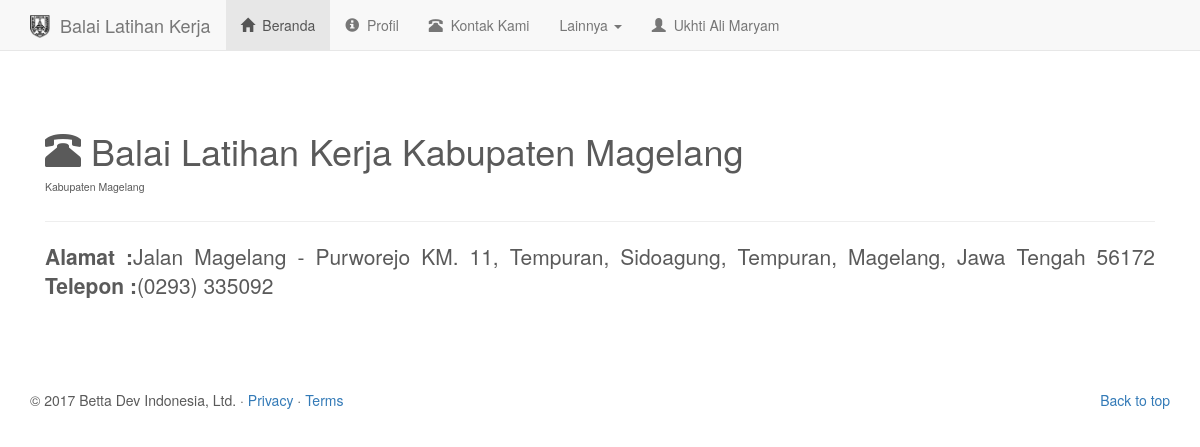
The app's page /user/contact.php (signed in) with its own data.
### tables this page shows
CREATE TABLE IF NOT EXISTS `peserta` (
  `id_peserta` int(11) NOT NULL AUTO_INCREMENT,
  `nama` varchar(100) NOT NULL,
  `id_kejuruan` int(11) NOT NULL,
  `nik` varchar(100) NOT NULL,
  `ttl` text NOT NULL,
  `jk` enum('pria','wanita') NOT NULL,
  `id_agama` int(11) NOT NULL,
  `skawin` enum('Menikah','Belum') NOT NULL,
  `id_pendidikan` int(11) NOT NULL,
  `alamat` varchar(50) NOT NULL,
  `telp` varchar(25) NOT NULL,
  `p_kursus` text,
  `p_kerja` text,
  `nama_ortu` varchar(50) NOT NULL,
  `pk_ortu` varchar(30) NOT NULL,
  `alamat_ortu` varchar(100) NOT NULL,
  `ijazah` varchar(450) NOT NULL,
  `ktp` varchar(450) NOT NULL,
  `tanggalDaftar` date NOT NULL,
  `status_peserta` enum('0','1') NOT NULL,
  PRIMARY KEY (`id_peserta`),
  KEY `id_kejuruan` (`id_kejuruan`),
  KEY `id_agama` (`id_agama`),
  KEY `id_pendidikan` (`id_pendidikan`)
);

CREATE TABLE IF NOT EXISTS `contact` (
  `id` int(11) NOT NULL AUTO_INCREMENT,
  `idAdmin` int(11) DEFAULT NULL,
  `contactHeading` text,
  `contactTelepon` varchar(255) DEFAULT NULL,
  `contactAlamat` varchar(1000) DEFAULT NULL,
  `contactText` text NOT NULL,
  `last_updated` date DEFAULT NULL,
  PRIMARY KEY (`id`),
  KEY `idAdmin` (`idAdmin`)
);

### user/contact.php (called while the page is built, shortened)
<?php
require './config/function.php';
$peserta = getPeserta($_SESSION['id_peserta']);
require './templates/header2.php';
require './templates/contact-container.php';
require './templates/footer.php';
?>

### user/config/function.php (called while the page is built, shortened)
<?php
function getPeserta($id){
	$query = "SELECT * FROM peserta WHERE id_peserta='$id'";
	$sql = mysql_query($query);
	$result = mysql_fetch_assoc($sql);
	return $result;
}
?>

### user/templates/contact-container.php (the view, shortened to what this page needs)
    <?php
    	$query = "SELECT * FROM contact LIMIT 1";
$sql = mysql_query($query);
$result = mysql_fetch_assoc($sql);
    ?>
    <div class="starter-template">
      <h1><i class="glyphicon glyphicon-phone-alt"></i> <?= $result['contactHeading']; ?></h1><sup>Kabupaten Magelang</sup>
      <hr>
      <address class="lead text-justify">
      <b>Alamat :</b><?= $result['contactAlamat']; ?>
<b>Telepon :</b><?= $result['contactTelepon']; ?>
<br><br>
      </address>
    </div>

### user/templates/header2.php (shortened to what this page needs)
<!DOCTYPE html>
<html lang="en">
  <head>
    <link href="http://localhost/project_blk/v.1.0.3/node_modules/bootstrap/dist/css/bootstrap.min.css" rel="stylesheet">
    <link rel="stylesheet" href="http://localhost/project_blk/v.1.0.3/libs/fonts/css/font-awesome.min.css">
    <link href="./libs/style.css" rel="stylesheet">
  </head>
  <body>
    <nav class="navbar navbar-default navbar-static-top">
          <div class="container">
            <div class="navbar-header">
              <a class="navbar-brand" href="./">
                <img src="./libs/photos/icon_blk.png" alt="Balai Latihan Kerja" class="pull-left" style="width:20px;height:23px;"> &nbsp; Balai Latihan Kerja
              </a>
            </div>
            <div id="navbar" class="navbar-collapse collapse">
              <ul class="nav navbar-nav">
                <li class="active">
                  <a href="./"><i class="glyphicon glyphicon-home"></i>&nbsp; Beranda</a>
                </li>
                <li>
                  <a href="./profil"><i class="glyphicon glyphicon-info-sign"></i>&nbsp; Profil</a>
                </li>
                <li>
                  <a href="./contact"><i class="glyphicon glyphicon-phone-alt"></i>&nbsp; Kontak Kami</a>
                </li>
                <li class="dropdown">
                  <a href="#" class="dropdown-toggle" data-toggle="dropdown" role="button" aria-haspopup="true" aria-expanded="false">Lainnya <span class="caret"></span></a>
                </li>
                <li>
                  <a href="./dashboard">
                  <i class="glyphicon glyphicon-user"></i>&nbsp; <?= $peserta['nama']; ?></a>
                </li>
              </ul>
            </div>
          </div>
        </nav>
    <div class="container">

### user/libs/style.css (style rules this page uses)
body { padding-bottom: 40px; color: #5a5a5a; }
.starter-template { padding: 40px 15px; }

### records on screen
peserta: nama "Ukhti Ali Maryam"
contact: contactHeading "Balai Latihan Kerja Kabupaten Magelang", contactAlamat "Jalan Magelang - Purworejo KM. 11, Tempuran, Sidoagung, Tempuran, Magelang, Jawa Tengah 56172", contactTelepon "(0293) 335092"
